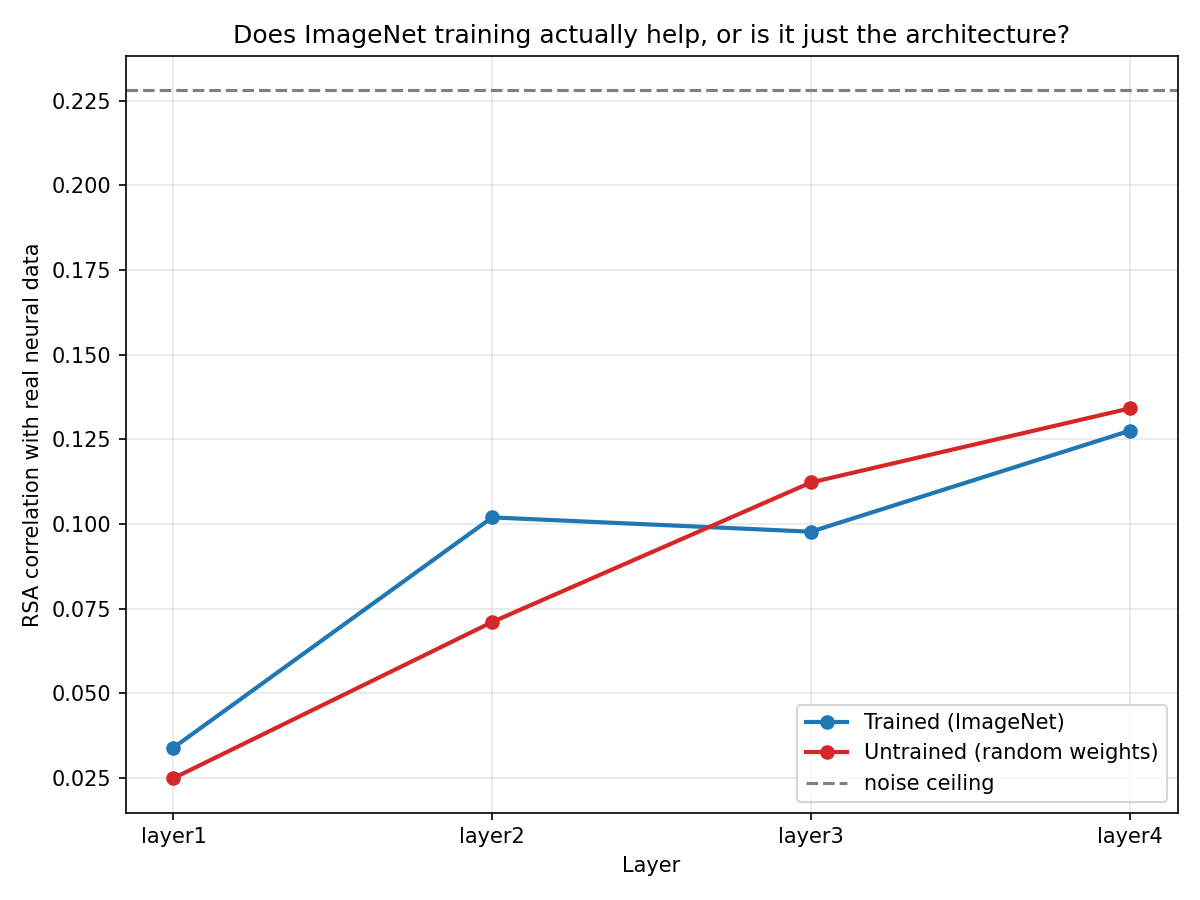

Reproduce this figure in Python.
"""
Untrained network control -- does training even matter?

Run in the same environment:
    conda activate visualmodel
    python stage3d_random_baseline.py

The logic: convolutional architectures produce edge-detector-like filters
even with completely RANDOM weights, just from the math of convolution +
nonlinearity (this is a well-known phenomenon, sometimes called "random
CNN features"). This script checks how much of your brain-alignment result
is really coming from ImageNet training, versus just architecture.

If random-weight ResNet-18 scores close to trained ResNet-18 -> training
added little; the architecture alone explains most of the alignment.
If random-weight ResNet-18 scores much worse -> training specifically
pushed the model toward brain-like representations, which is the more
interesting and expected result.
"""

import numpy as np
import torch
from torchvision import models, transforms
from torchvision.models.feature_extraction import create_feature_extractor
from scipy.stats import spearmanr
from scipy.spatial.distance import pdist, squareform
import matplotlib.pyplot as plt

stage1 = np.load("stage1_output.npz", allow_pickle=True)
scenes = stage1["scenes"]
dff_traces = stage1["dff_traces"]
stim_table = stage1["stim_table"]

# ---- Rebuild neural RDM (same as before) ----
image_ids = np.unique(stim_table["frame"])
image_ids = image_ids[image_ids >= 0]
image_ids_int = image_ids.astype(int)
n_neurons = dff_traces.shape[0]
response_window = 15

neural_responses = np.zeros((len(image_ids), n_neurons))
for idx, img_id in enumerate(image_ids):
    trials = stim_table[stim_table["frame"] == img_id]
    trial_responses = []
    for trial in trials:
        start = trial["start"]
        end = min(start + response_window, dff_traces.shape[1])
        trial_responses.append(dff_traces[:, start:end].mean(axis=1))
    neural_responses[idx] = np.mean(trial_responses, axis=0)

neural_rdm = squareform(pdist(neural_responses, metric="correlation"))
triu_idx = np.triu_indices_from(neural_rdm, k=1)

preprocess = transforms.Compose([
    transforms.ToPILImage(),
    transforms.Resize((224, 224)),
    transforms.Grayscale(num_output_channels=3),
    transforms.ToTensor(),
    transforms.Normalize(mean=[0.485, 0.456, 0.406], std=[0.229, 0.224, 0.225]),
])
image_tensors = torch.stack([
    preprocess(scenes[i].astype(np.uint8)) for i in range(scenes.shape[0])
])

return_nodes = {"layer1": "layer1", "layer2": "layer2", "layer3": "layer3", "layer4": "layer4"}

def get_rsa_scores(model):
    model.eval()
    extractor = create_feature_extractor(model, return_nodes=return_nodes)
    all_acts = {name: [] for name in return_nodes.values()}

    with torch.no_grad():
        batch_size = 16
        for start in range(0, image_tensors.shape[0], batch_size):
            batch = image_tensors[start:start + batch_size]
            out = extractor(batch)
            for name in return_nodes.values():
                pooled = torch.mean(out[name], dim=[2, 3])
                all_acts[name].append(pooled.cpu().numpy())

    scores = {}
    for name in return_nodes.values():
        layer_acts_all = np.concatenate(all_acts[name], axis=0)
        layer_acts = layer_acts_all[image_ids_int]
        model_rdm = squareform(pdist(layer_acts, metric="correlation"))
        corr, _ = spearmanr(neural_rdm[triu_idx], model_rdm[triu_idx])
        scores[name] = corr
    return scores

print("--- Trained ResNet-18 (ImageNet weights) ---")
trained_model = models.resnet18(weights=models.ResNet18_Weights.DEFAULT)
trained_scores = get_rsa_scores(trained_model)
for name, score in trained_scores.items():
    print(f"  {name}: {score:.3f}")

print("\n--- Untrained ResNet-18 (random weights, same architecture) ---")
random_model = models.resnet18(weights=None)  # random init, no training at all
random_scores = get_rsa_scores(random_model)
for name, score in random_scores.items():
    print(f"  {name}: {score:.3f}")

# ---- Plot both side by side ----
layer_names = list(return_nodes.values())
plt.figure(figsize=(8, 6))
plt.plot(layer_names, list(trained_scores.values()), marker="o",
         linewidth=2, label="Trained (ImageNet)", color="tab:blue")
plt.plot(layer_names, list(random_scores.values()), marker="o",
         linewidth=2, label="Untrained (random weights)", color="tab:red")
plt.axhline(0.228, color="gray", linestyle="--", label="noise ceiling")
plt.xlabel("Layer")
plt.ylabel("RSA correlation with real neural data")
plt.title("Does ImageNet training actually help, or is it just the architecture?")
plt.legend()
plt.grid(alpha=0.3)
plt.tight_layout()
plt.savefig("stage3d_random_baseline.png", dpi=150)
plt.close()

print("\nSaved stage3d_random_baseline.png")
gap = trained_scores["layer4"] - random_scores["layer4"]
print(f"\nTrained vs. untrained gap at layer4: {gap:.3f}")
print("A large gap = training matters a lot. A small gap = mostly architecture.")
